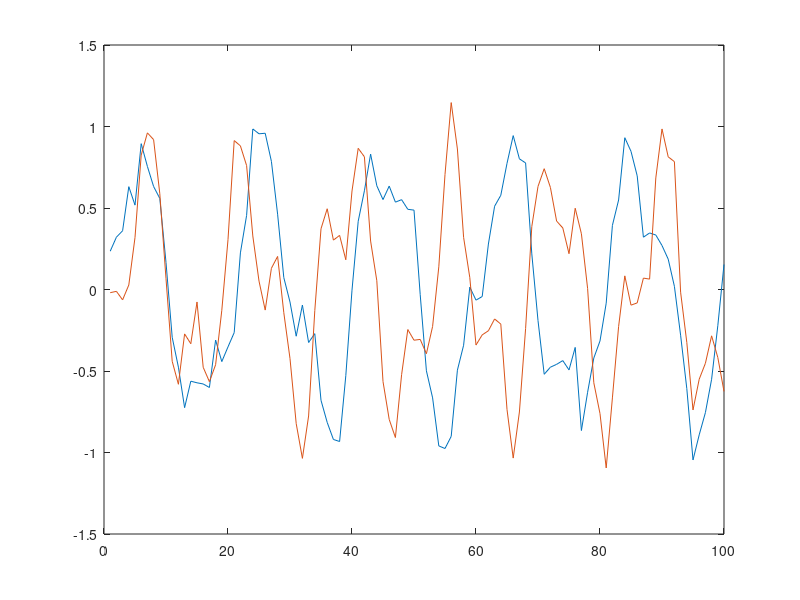
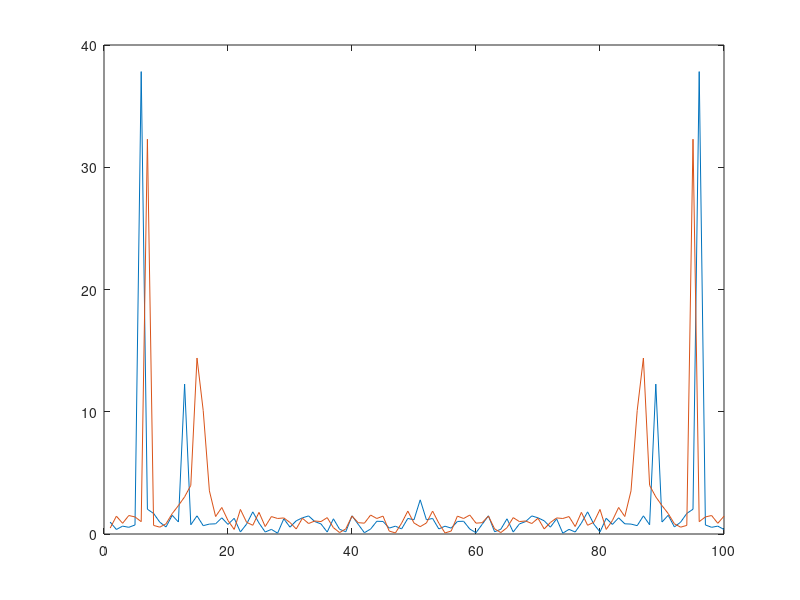

Recreate these plots in MATLAB, in order. (Note: this script raises an error after producing the figures.)
 close all; clear;
% 
% Poles = GeneratePoles(100);
% 
% rng(0);
% N = 2;
% r = poly(Poles(N,:));
% sysOrder = length(Poles(N,:));
% 
% n = 100;
% a = -fliplr(r(2:end));

rng(5);
% theta = rand(1,2)*pi; % 0 < theta < 180;
theta1 = [0.1*pi, 0.24*pi];
theta2 = theta1 * 1.2;
p1 = [cos(theta1(1))+1j*sin(theta1(1));cos(theta1(1))-1j*sin(theta1(1)); ...
    cos(theta1(2))+1j*sin(theta1(2)); cos(theta1(2))-1j*sin(theta1(2))];
p2 = [cos(theta2(1))+1j*sin(theta2(1));cos(theta2(1))-1j*sin(theta2(1)); ...
    cos(theta2(2))+1j*sin(theta2(2)); cos(theta2(2))-1j*sin(theta2(2))];

sysOrder = length(p1);

r1 = poly(p1);
r2 = poly(p2);

a1 = -fliplr(r1(2:end));
a2 = -fliplr(r2(2:end));
N = 100;
y1 = zeros(N, 1);
y1(1:sysOrder) = rand(sysOrder,1);
for i = sysOrder+1:N
    y1(i) = a1 * y1(i-sysOrder:i-1);
end
y1 = y1 / norm(y1, inf);
y1_clean = y1;
y1 = y1_clean + 0.1*randn(size(y1));

y2 = zeros(N, 1);
y2(1:sysOrder) = rand(sysOrder,1);
for i = sysOrder+1:N
    y2(i) = a2 * y2(i-sysOrder:i-1);
end
y2 = y2 / norm(y2, inf);
y2_clean = y2;
y2 = y2_clean + 0.1*randn(size(y2));


figure(1); plot(y1); hold on; plot(y2); hold off;

N = 100;

f = fft(y1, N);
f_abs = abs(f); 
if mod(N, 2) == 0
    [~, index] = max(f_abs(1:(N/2+1)));
else
    [~, index] = max(f_abs(1:(N+1)/2));
end
w1 = (2*pi/N) * (index-1);
figure(2);plot(f_abs);hold on;

f = fft(y2, N);
f_abs = abs(f);
if mod(N, 2) == 0
    [~, index] = max(f_abs(1:(N/2+1)));
else
    [~, index] = max(f_abs(1:(N+1)/2));
end
w2 = (2*pi/N) * (index-1);
plot(f_abs);hold off;

alpha = w2 / w1;

p2dtw = p1.^(alpha);
r2dtw = flipud(poly(p2dtw)');

% Proposed
lambda = 1000;
nc = sysOrder+1;
[y2_hat,o_hat,n_hat] = method_l1l2(y2', r2dtw, nc, lambda);

figure(3);
plot(y2_clean, 'x-');
hold on;
% plot(y_hat, 'o-');
plot(y2_hat, 'square-');
xlabel('t');
ylabel('y2');
title('Ex2: data cleaning of the warpped signal, w1=[0.1*pi,0.24*pi], w2=[0.12*pi,0.28*pi]');
hold off;
legend noisy cleaned